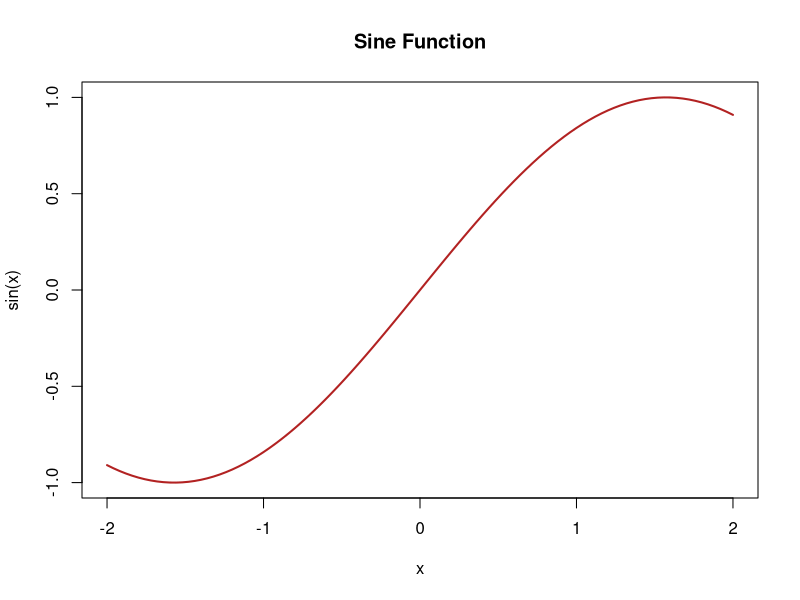
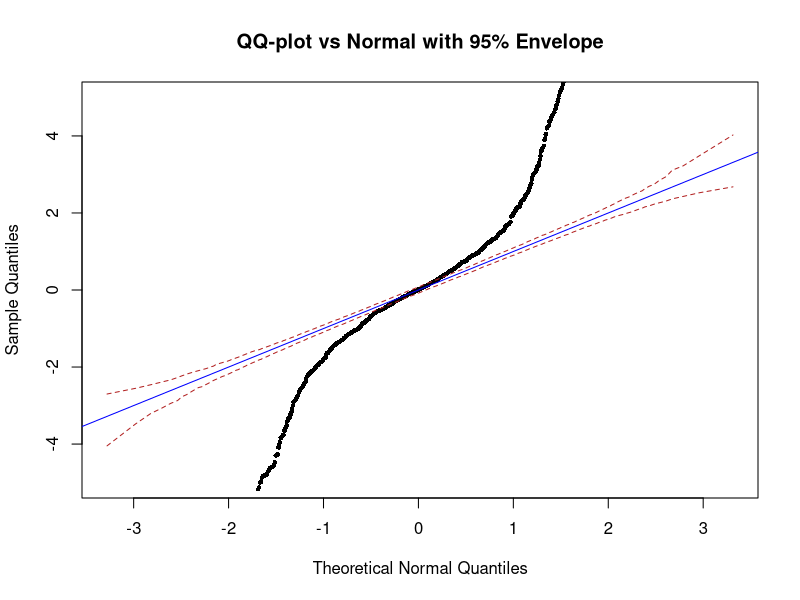
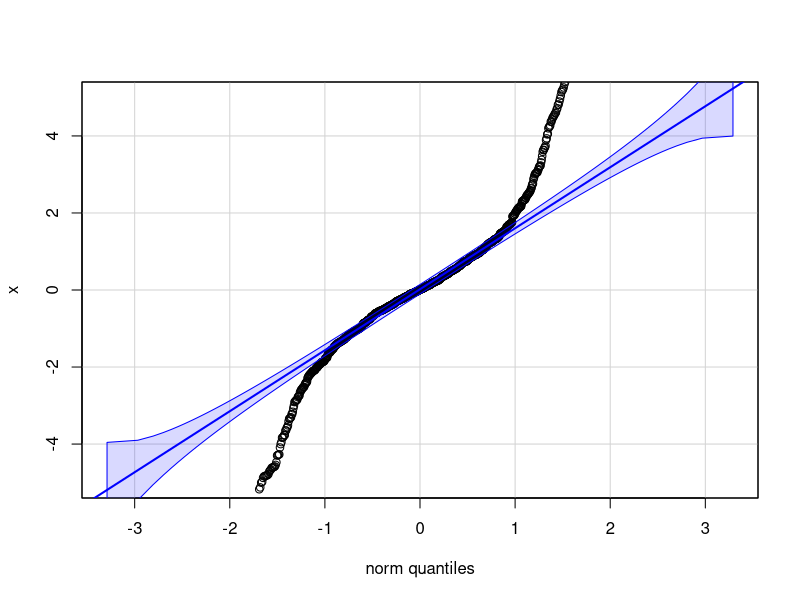

The R source for these figures, in order:
## ---- chunk 1
f<- function(x)sin(x)
  curve(f,from = -2,to= 2,type="l", main='Sine Function',lwd=2, col='firebrick', xlab = 'x', ylab = 'sin(x)' )
## ---- chunk 2
set.seed(123)
x<- rt(1000, df=1) #cauchy distribution

#simulating theoretical quantiles using order stats
N<- length(x)
z<-sort(rnorm(100000, mean = 0, sd = 1))
p <- (1:N-0.5)/N
z_theoretical <- quantile(z,probs=p,type=1) 

x_sample <-sort(x)

B<- 1000
sim_mat <-matrix(NA,nrow = N, ncol = B)
for (b in 1:B) {
  sim_mat[,b]<-sort(rnorm(N)) #role of b
  
}

lower <-apply(sim_mat, 1, quantile, 0.025)
upper <- apply(sim_mat, 1, quantile, 0.975)
 
 
plot(z_theoretical,x_sample,
     pch=16, cex=0.6,
     ylim=c(-5,5),
     xlab= "Theoretical Normal Quantiles",
     ylab="Sample Quantiles",
     main = "QQ-plot vs Normal with 95% Envelope")
lines(z_theoretical,lower,col='firebrick',lty=2)
lines(z_theoretical,upper, col='firebrick', lty=2)
abline(0,1,col='blue')
## ---- chunk 3
library(car)
qqPlot(x, envelope = 0.95, ylim = c(-5, 5))
